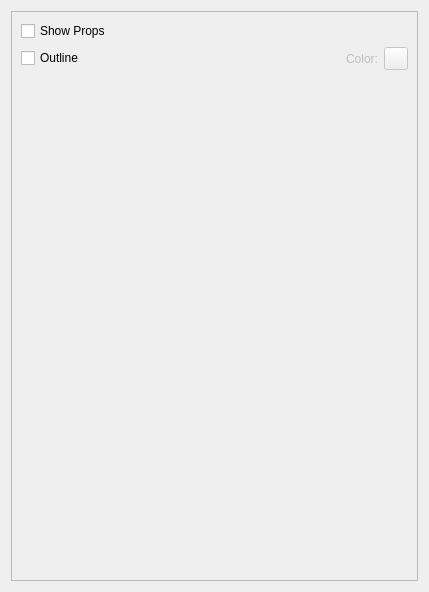
<?xml version="1.0" encoding="UTF-8"?>
<ui version="4.0">
 <class>PropsView</class>
 <widget class="QWidget" name="PropsView">
  <property name="geometry">
   <rect>
    <x>0</x>
    <y>0</y>
    <width>429</width>
    <height>592</height>
   </rect>
  </property>
  <property name="windowTitle">
   <string>Form</string>
  </property>
  <layout class="QVBoxLayout" name="verticalLayout">
   <item>
    <widget class="QScrollArea" name="scrollArea">
     <property name="widgetResizable">
      <bool>true</bool>
     </property>
     <widget class="QWidget" name="scrollAreaWidgetContents">
      <property name="geometry">
       <rect>
        <x>0</x>
        <y>0</y>
        <width>409</width>
        <height>572</height>
       </rect>
      </property>
      <layout class="QVBoxLayout" name="verticalLayout_2">
       <item>
        <widget class="QCheckBox" name="ShowProps">
         <property name="text">
          <string>Show Props</string>
         </property>
        </widget>
       </item>
       <item>
        <layout class="QHBoxLayout" name="horizontalLayout">
         <item>
          <widget class="QCheckBox" name="Outline">
           <property name="text">
            <string>Outline</string>
           </property>
          </widget>
         </item>
         <item>
          <widget class="QLabel" name="label">
           <property name="enabled">
            <bool>false</bool>
           </property>
           <property name="text">
            <string>Color:</string>
           </property>
           <property name="alignment">
            <set>Qt::AlignmentFlag::AlignRight|Qt::AlignmentFlag::AlignTrailing|Qt::AlignmentFlag::AlignVCenter</set>
           </property>
          </widget>
         </item>
         <item>
          <widget class="ColorPicker" name="OutlineColor">
           <property name="enabled">
            <bool>false</bool>
           </property>
           <property name="text">
            <string/>
           </property>
          </widget>
         </item>
        </layout>
       </item>
       <item>
        <spacer name="verticalSpacer">
         <property name="orientation">
          <enum>Qt::Orientation::Vertical</enum>
         </property>
         <property name="sizeHint" stdset="0">
          <size>
           <width>20</width>
           <height>40</height>
          </size>
         </property>
        </spacer>
       </item>
      </layout>
     </widget>
    </widget>
   </item>
  </layout>
 </widget>
 <customwidgets>
  <customwidget>
   <class>ColorPicker</class>
   <extends>QToolButton</extends>
   <header>RWESharpWidgets.h</header>
  </customwidget>
 </customwidgets>
 <resources/>
 <connections>
  <connection>
   <sender>Outline</sender>
   <signal>toggled(bool)</signal>
   <receiver>label</receiver>
   <slot>setEnabled(bool)</slot>
   <hints>
    <hint type="sourcelabel">
     <x>138</x>
     <y>60</y>
    </hint>
    <hint type="destinationlabel">
     <x>341</x>
     <y>59</y>
    </hint>
   </hints>
  </connection>
  <connection>
   <sender>Outline</sender>
   <signal>toggled(bool)</signal>
   <receiver>OutlineColor</receiver>
   <slot>setEnabled(bool)</slot>
   <hints>
    <hint type="sourcelabel">
     <x>74</x>
     <y>59</y>
    </hint>
    <hint type="destinationlabel">
     <x>395</x>
     <y>56</y>
    </hint>
   </hints>
  </connection>
 </connections>
</ui>
